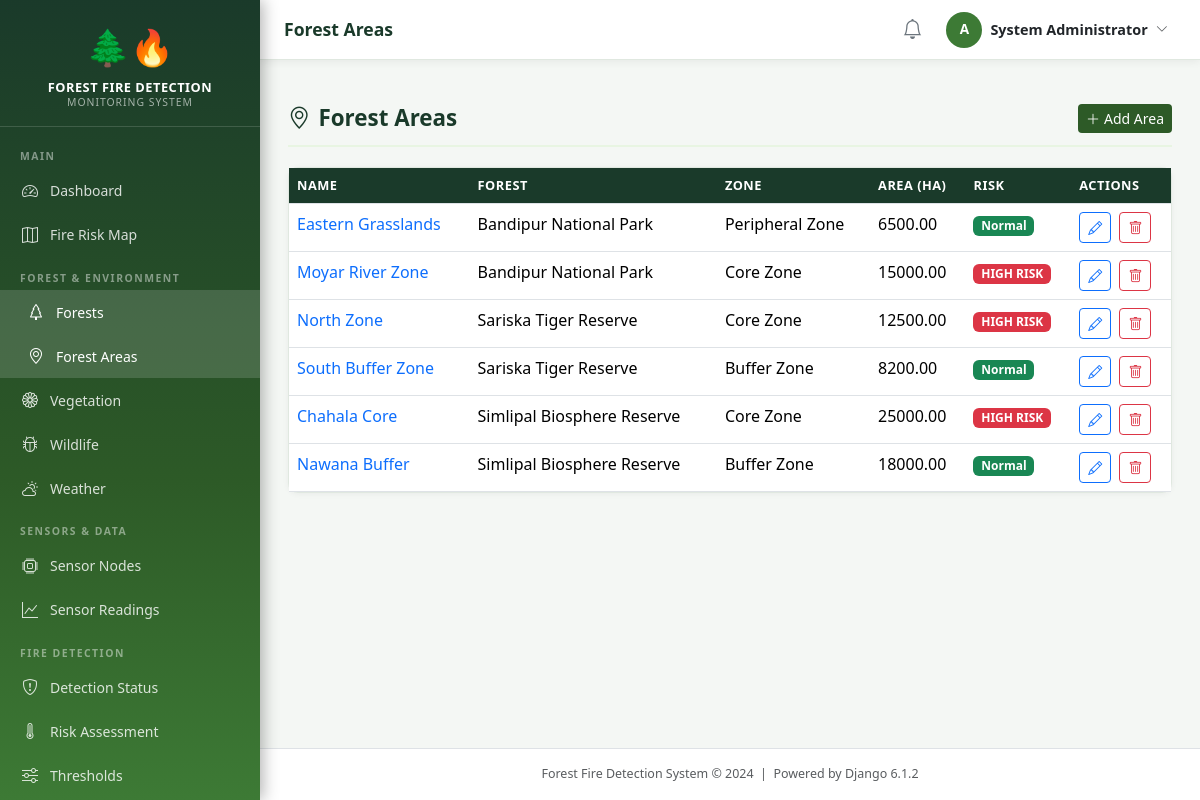
Screenshot of /forest/areas/ (signed in) with the database file from the repository.
### accounts/models.py (models this page shows, shortened)
class CustomUser(AbstractUser):
    ROLE_CHOICES = [
        ('administrator', 'Administrator'),
        ('forest_officer', 'Forest Officer'),
        ('fire_department', 'Fire Department'),
        ('local_authority', 'Local Authority'),
    ]
    role = models.CharField(max_length=20, choices=ROLE_CHOICES, default='forest_officer')
    phone_number = models.CharField(max_length=15, blank=True)
    department = models.CharField(max_length=100, blank=True)
    employee_id = models.CharField(max_length=20, blank=True)
    profile_picture = models.ImageField(upload_to='profiles/', blank=True, null=True)
    is_active = models.BooleanField(default=True)
    created_at = models.DateTimeField(auto_now_add=True)
    updated_at = models.DateTimeField(auto_now=True)
    @property
    def is_admin(self):
        return self.role == 'administrator' or self.is_superuser
    class Meta:
        verbose_name = 'User'
        verbose_name_plural = 'Users'

### forest_env/models.py (models this page shows, shortened)
class ForestArea(models.Model):
    ZONE_TYPES = [
        ('core', 'Core Zone'),
        ('buffer', 'Buffer Zone'),
        ('transition', 'Transition Zone'),
        ('peripheral', 'Peripheral Zone'),
    ]
    forest = models.ForeignKey(Forest, on_delete=models.CASCADE, related_name='areas')
    name = models.CharField(max_length=200)
    zone_type = models.CharField(max_length=20, choices=ZONE_TYPES, default='core')
    area_hectares = models.DecimalField(max_digits=10, decimal_places=2, null=True, blank=True)
    latitude = models.DecimalField(max_digits=10, decimal_places=7, null=True, blank=True)
    longitude = models.DecimalField(max_digits=10, decimal_places=7, null=True, blank=True)
    description = models.TextField(blank=True)
    is_high_risk = models.BooleanField(default=False)
    created_at = models.DateTimeField(auto_now_add=True)
    class Meta:
        ordering = ['forest', 'name']

class Forest(models.Model):
    name = models.CharField(max_length=200)
    description = models.TextField(blank=True)
    state = models.CharField(max_length=100)
    district = models.CharField(max_length=100)
    established_year = models.PositiveIntegerField(null=True, blank=True)
    total_area_hectares = models.DecimalField(max_digits=12, decimal_places=2, null=True, blank=True)
    forest_type = models.CharField(max_length=100, blank=True,
                                   help_text='e.g., Tropical, Deciduous, Evergreen')
    is_protected = models.BooleanField(default=False)
    created_at = models.DateTimeField(auto_now_add=True)
    class Meta:
        ordering = ['name']

### forest_env/views.py (the view)
# urls.py: path('areas/', views.area_list, name='area_list'),
@login_required
def area_list(request):
    areas = ForestArea.objects.select_related('forest').all()
    forest_filter = request.GET.get('forest')
    if forest_filter:
        areas = areas.filter(forest_id=forest_filter)
    forests = Forest.objects.all()
    return render(request, 'forest_env/area_list.html',
                  {'areas': areas, 'forests': forests, 'title': 'Forest Areas',
                   'selected_forest': forest_filter})

### core/context_processors.py (called while the page is built)
def alert_context(request):
    if request.user.is_authenticated:
        try:
            count = Alert.objects.filter(status='active').count()
        except Exception:
            count = 0
        return {'active_alert_count': count}
    return {'active_alert_count': 0}

### templates/forest_env/area_list.html (shortened to what this page needs)
{% extends 'base.html' %}
{% block content %}
<div class="section-header">
  <h1 class="section-title"><i class="bi bi-geo-alt me-2"></i>{{ title }}</h1>
  <a href="{% url 'forest_env:area_create' %}" class="btn btn-forest btn-sm"><i class="bi bi-plus-lg me-1"></i>Add Area</a>
</div>
<div class="card"><div class="table-responsive">
  <table class="table table-hover table-forest mb-0">
    <thead><tr><th>Name</th><th>Forest</th><th>Zone</th><th>Area (ha)</th><th>Risk</th><th>Actions</th></tr></thead>
    <tbody>
      {% for area in areas %}
      <tr>
        <td><a href="{% url 'forest_env:area_detail' area.pk %}">{{ area.name }}</a></td>
        <td>{{ area.forest.name }}</td>
        <td>{{ area.get_zone_type_display }}</td>
        <td>{{ area.area_hectares|default:"—" }}</td>
        <td>{% if area.is_high_risk %}<span class="badge bg-danger">HIGH RISK</span>{% else %}<span class="badge bg-success">Normal</span>{% endif %}</td>
        <td>
          <a href="{% url 'forest_env:area_update' area.pk %}" class="btn btn-sm btn-outline-primary me-1"><i class="bi bi-pencil"></i></a>
          <a href="{% url 'forest_env:area_delete' area.pk %}" class="btn btn-sm btn-outline-danger"><i class="bi bi-trash"></i></a>
        </td>
      </tr>
      {% empty %}<tr><td colspan="6" class="text-center text-muted py-4">No areas found.</td></tr>{% endfor %}
    </tbody>
  </table>
</div></div>
{% endblock %}

### templates/base.html (shortened to what this page needs)
{% load static %}
<!DOCTYPE html>
<html lang="en">
<head>
    <link href="https://cdn.jsdelivr.net/npm/bootstrap@5.3.2/dist/css/bootstrap.min.css" rel="stylesheet">
    <link href="https://cdn.jsdelivr.net/npm/bootstrap-icons@1.11.3/font/bootstrap-icons.min.css" rel="stylesheet">
    <link rel="stylesheet" href="https://unpkg.com/leaflet@1.9.4/dist/leaflet.css">
    <link rel="stylesheet" href="{% static 'css/main.css' %}">
</head>
<body>
<nav class="sidebar" id="mainSidebar">
    <div class="sidebar-brand">
        <span class="brand-icon">🌲🔥</span>
        <div class="brand-title">Forest Fire Detection</div>
        <div class="brand-subtitle">Monitoring System</div>
    </div>
    <ul class="nav flex-column py-2">
        <li class="nav-section-label">Main</li>
        <li class="nav-item">
            <a class="nav-link" href="{% url 'dashboard:home' %}">
                <span class="icon"><i class="bi bi-speedometer2"></i></span> Dashboard
            </a>
        </li>
        <li class="nav-item">
            <a class="nav-link" href="{% url 'dashboard:fire_risk_map' %}">
                <span class="icon"><i class="bi bi-map"></i></span> Fire Risk Map
            </a>
        </li>
        <li class="nav-section-label">Forest & Environment</li>
        <li class="nav-item">
            <a class="nav-link" href="{% url 'forest_env:forest_list' %}">
                <span class="icon"><i class="bi bi-tree"></i></span> Forests
            </a>
        </li>
        <li class="nav-item">
            <a class="nav-link" href="{% url 'forest_env:area_list' %}">
                <span class="icon"><i class="bi bi-geo-alt"></i></span> Forest Areas
            </a>
        </li>
        <li class="nav-item">
            <a class="nav-link" href="{% url 'forest_env:vegetation_list' %}">
                <span class="icon"><i class="bi bi-flower1"></i></span> Vegetation
            </a>
        </li>
        <li class="nav-item">
            <a class="nav-link" href="{% url 'forest_env:wildlife_list' %}">
                <span class="icon"><i class="bi bi-bug"></i></span> Wildlife
            </a>
        </li>
        <li class="nav-item">
            <a class="nav-link" href="{% url 'forest_env:weather_list' %}">
                <span class="icon"><i class="bi bi-cloud-sun"></i></span> Weather
            </a>
        </li>
        <li class="nav-section-label">Sensors & Data</li>
        <li class="nav-item">
            <a class="nav-link" href="{% url 'sensors:node_list' %}">
                <span class="icon"><i class="bi bi-cpu"></i></span> Sensor Nodes
            </a>
        </li>
        <li class="nav-item">
            <a class="nav-link" href="{% url 'sensors:reading_list' %}">
                <span class="icon"><i class="bi bi-graph-up"></i></span> Sensor Readings
            </a>
        </li>
        <li class="nav-section-label">Fire Detection</li>
        <li class="nav-item">
            <a class="nav-link" href="{% url 'detection:status' %}">
                <span class="icon"><i class="bi bi-shield-exclamation"></i></span> Detection Status
            </a>
        </li>
        <li class="nav-item">
            <a class="nav-link" href="{% url 'detection:risk_dashboard' %}">
                <span class="icon"><i class="bi bi-thermometer-high"></i></span> Risk Assessment
            </a>
        </li>
        <li class="nav-item">
            <a class="nav-link" href="{% url 'detection:threshold_list' %}">
                <span class="icon"><i class="bi bi-sliders"></i></span> Thresholds
            </a>
        </li>
    </ul>
</nav>
<div class="main-content">
    <div class="top-navbar">
        <div class="d-flex align-items-center gap-3">
            <span class="page-title-nav">{% block page_title %}{{ title|default:"Dashboard" }}{% endblock %}</span>
        </div>
        <div class="d-flex align-items-center gap-3">
            <a href="{% url 'alerts:alert_list' %}" class="position-relative text-secondary">
                <i class="bi bi-bell fs-5"></i>
            </a>
            <div class="dropdown">
                <button class="btn btn-sm d-flex align-items-center gap-2 border-0 bg-transparent"
                        data-bs-toggle="dropdown">
                    <div class="user-avatar">{{ user.username|first|upper }}</div>
                    <span class="d-none d-sm-inline text-dark fw-semibold" style="font-size:0.9rem;">
                        {{ user.get_full_name|default:user.username }}
                    </span>
                    <i class="bi bi-chevron-down small text-muted"></i>
                </button>
            </div>
        </div>
    </div>
    <div class="px-4 pt-3">
    </div>
    <div class="content-area">
        {% block content %}{% endblock %}
    </div>
    <footer class="text-center py-3 text-muted border-top bg-white" style="font-size:0.78rem;">
        Forest Fire Detection System &copy; 2024 &nbsp;|&nbsp; Powered by Django 6.1.2
    </footer>
</div>
</body>
</html>

### static/css/main.css (style rules this page uses)
:root { --forest-dark: #1a3a2a; --forest-green: #2d5a27; --forest-mid: #3d7a35; --forest-light: #5a9e4e; --forest-pale: #e8f5e2; --fire-red: #c0392b; --fire-orange: #e67e22; --fire-yellow: #f39c12; --warning-amber: #f0ad4e; --text-dark: #1a2a1a; --sidebar-width: 260px; --header-height: 60px; }
body { font-family: 'Segoe UI', system-ui, -apple-system, sans-serif; background-color: #f4f7f4; color: var(--text-dark); margin: 0; padding: 0; }
a { text-decoration: none; }
.sidebar { position: fixed; top: 0; left: 0; width: var(--sidebar-width); height: 100vh; background: linear-gradient(180deg, var(--forest-dark) 0%, var(--forest-green) 60%, var(--forest-mid) 100%); z-index: 1000; overflow-y: auto; transition: transform 0.3s ease; box-shadow: 3px 0 15px rgba(0,0,0,0.3); }
.sidebar-brand { padding: 20px 20px 15px; border-bottom: 1px solid rgba(255,255,255,0.15); text-align: center; }
.sidebar-brand .brand-icon { font-size: 2.2rem; display: block; margin-bottom: 6px; }
.sidebar-brand .brand-title { color: #fff; font-size: 0.8rem; font-weight: 700; letter-spacing: 0.5px; line-height: 1.3; text-transform: uppercase; }
.sidebar-brand .brand-subtitle { color: rgba(255,255,255,0.6); font-size: 0.65rem; letter-spacing: 1px; text-transform: uppercase; }
.nav-section-label { padding: 14px 20px 4px; color: rgba(255,255,255,0.45); font-size: 0.65rem; font-weight: 700; letter-spacing: 1.5px; text-transform: uppercase; }
.sidebar .nav-link { color: rgba(255,255,255,0.82); padding: 10px 20px; border-radius: 0; font-size: 0.875rem; display: flex; align-items: center; gap: 10px; transition: all 0.2s; }
.sidebar .nav-link:hover, .sidebar .nav-link.active { background: rgba(255,255,255,0.15); color: #fff; padding-left: 26px; }
.sidebar .nav-link .icon { width: 20px; text-align: center; font-size: 1rem; }
.main-content { margin-left: var(--sidebar-width); min-height: 100vh; display: flex; flex-direction: column; }
.top-navbar { background: #fff; border-bottom: 1px solid #e0e8e0; height: var(--header-height); display: flex; align-items: center; padding: 0 24px; position: sticky; top: 0; z-index: 999; box-shadow: 0 2px 8px rgba(0,0,0,0.06); justify-content: space-between; }
.page-title-nav { font-size: 1.1rem; font-weight: 600; color: var(--forest-dark); }
.user-avatar { width: 36px; height: 36px; border-radius: 50%; background: var(--forest-mid); color: #fff; display: flex; align-items: center; justify-content: center; font-weight: 700; font-size: 0.85rem; }
.content-area { padding: 28px; flex: 1; }
.table-forest th { background-color: var(--forest-dark); color: #fff; font-size: 0.8rem; text-transform: uppercase; letter-spacing: 0.5px; font-weight: 600; }
.card { border: 1px solid #e0e8e0; border-radius: 10px; box-shadow: 0 1px 6px rgba(0,0,0,0.05); }
.btn-forest { background-color: var(--forest-green); color: #fff; border: none; }
.section-header { display: flex; align-items: center; justify-content: space-between; margin-bottom: 20px; padding-bottom: 12px; border-bottom: 2px solid var(--forest-pale); }
.section-title { font-size: 1.4rem; font-weight: 700; color: var(--forest-dark); margin: 0; }

### rows the page displays
CustomUser: username|first "A", get_full_name "System Administrator"
ForestArea: name "Eastern Grasslands", forest.name "Bandipur National Park", zone_type "Peripheral Zone", area_hectares "6500.00", is_high_risk "Normal"
ForestArea: name "Moyar River Zone", forest.name "Bandipur National Park", zone_type "Core Zone", area_hectares "15000.00", is_high_risk "HIGH RISK"
ForestArea: name "North Zone", forest.name "Sariska Tiger Reserve", zone_type "Core Zone", area_hectares "12500.00", is_high_risk "HIGH RISK"
ForestArea: name "South Buffer Zone", forest.name "Sariska Tiger Reserve", zone_type "Buffer Zone", area_hectares "8200.00", is_high_risk "Normal"
ForestArea: name "Chahala Core", forest.name "Simlipal Biosphere Reserve", zone_type "Core Zone", area_hectares "25000.00", is_high_risk "HIGH RISK"
ForestArea: name "Nawana Buffer", forest.name "Simlipal Biosphere Reserve", zone_type "Buffer Zone", area_hectares "18000.00", is_high_risk "Normal"

### other values shown
{{ title|default:"Dashboard" }} "Forest Areas"
{{ title }} "Forest Areas"
